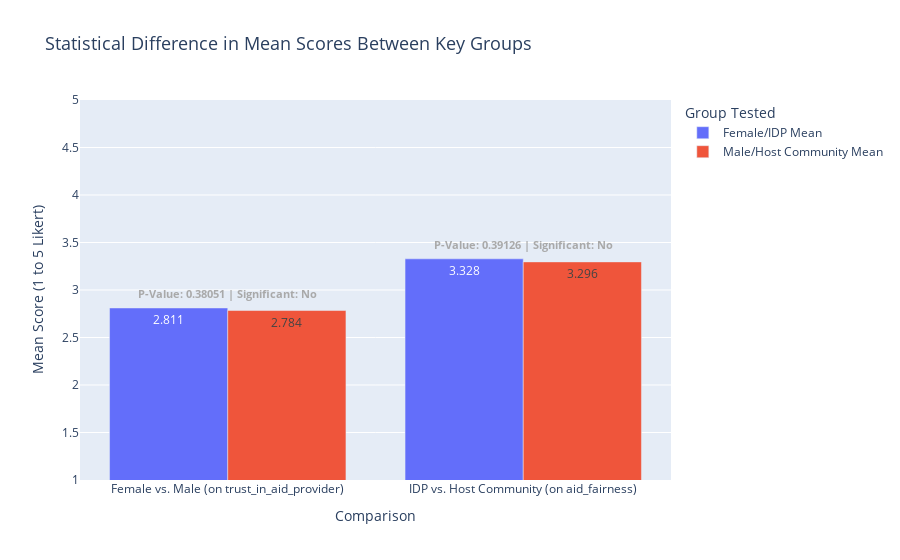

The notebook cell this image was saved under:
### Markdown cell above
#### Visualization 3: Statistical Comparison Chart (T-Test Results)

### Code cell
def plot_ttest_comparison(ttest_df):
    # 1. Prepare data for plotting
    ttest_df['Annotation'] = ttest_df.apply(
        lambda row: f"P-Value: {row['P_Value']} | Significant: {row['Significance']}", axis=1
    )
    
    # Convert to long format for Plotly bar chart
    ttest_df_long = pd.melt(
        ttest_df, id_vars=['Comparison', 'Annotation', 'Significance'], 
        value_vars=['Mean_G1', 'Mean_G2'], var_name='Group_Code', value_name='Mean_Score'
    )
    
    # Clean up group names
    ttest_df_long['Group_Name'] = ttest_df_long.apply(
        lambda row: 'Female/IDP Mean' if row['Group_Code'] == 'Mean_G1' else 
                    'Male/Host Community Mean', axis=1
    )

    # 2. Create the bar chart
    fig = px.bar(
        ttest_df_long, x='Comparison', y='Mean_Score', color='Group_Name', barmode='group',
        text_auto='.3f', title='Statistical Difference in Mean Scores Between Key Groups'
    )

    # 3. Add significance annotations
    for i, row in ttest_df.iterrows():
        max_score = max(row['Mean_G1'], row['Mean_G2'])
        
        fig.add_annotation(
            x=row['Comparison'], 
            y=max_score + 0.15, 
            text=row['Annotation'],
            showarrow=False,
            font=dict(
                size=11,
                color='darkred' if row['Significance'] == 'Yes' else 'darkgray', # Highlight significant results
                weight='bold'
            )
        )

    fig.update_layout(
        yaxis_range=[1, 5], 
        yaxis_title='Mean Score (1 to 5 Likert)',
        legend_title='Group Tested',
        title_font_size=18
    )
    
    print("Generated Visualization 3: Statistical Comparison Chart.")
    return fig

fig_ttest = plot_ttest_comparison(significance_results)
fig_ttest.show()

### Figure 1 — Plotly figure (JSON) as saved in the notebook; plotly's stock layout.template omitted (floating-point values rounded to 4 significant figures)
{"data": [{"alignmentgroup": "True", "hovertemplate": "Group_Name=Female/IDP Mean<br>Comparison=%{x}<br>Mean_Score=%{y}<extra></extra>", "legendgroup": "Female/IDP Mean", "marker": {"color": "#636efa", "pattern": {"shape": ""}}, "name": "Female/IDP Mean", "offsetgroup": "Female/IDP Mean", "orientation": "v", "showlegend": true, "textposition": "auto", "texttemplate": "%{y:.3f}", "type": "bar", "x": ["Female vs. Male (on trust_in_aid_provider)", "IDP vs. Host Community (on aid_fairness)"], "xaxis": "x", "y": [2.811, 3.328], "yaxis": "y"}, {"alignmentgroup": "True", "hovertemplate": "Group_Name=Male/Host Community Mean<br>Comparison=%{x}<br>Mean_Score=%{y}<extra></extra>", "legendgroup": "Male/Host Community Mean", "marker": {"color": "#EF553B", "pattern": {"shape": ""}}, "name": "Male/Host Community Mean", "offsetgroup": "Male/Host Community Mean", "orientation": "v", "showlegend": true, "textposition": "auto", "texttemplate": "%{y:.3f}", "type": "bar", "x": ["Female vs. Male (on trust_in_aid_provider)", "IDP vs. Host Community (on aid_fairness)"], "xaxis": "x", "y": [2.784, 3.296], "yaxis": "y"}], "layout": {"annotations": [{"font": {"color": "darkgray", "size": 11, "weight": "bold"}, "showarrow": false, "text": "P-Value: 0.38051 | Significant: No", "x": "Female vs. Male (on trust_in_aid_provider)", "y": 2.961}, {"font": {"color": "darkgray", "size": 11, "weight": "bold"}, "showarrow": false, "text": "P-Value: 0.39126 | Significant: No", "x": "IDP vs. Host Community (on aid_fairness)", "y": 3.478}], "autosize": true, "barmode": "group", "legend": {"title": {"text": "Group Tested"}, "tracegroupgap": 0}, "title": {"font": {"size": 18}, "text": "Statistical Difference in Mean Scores Between Key Groups"}, "xaxis": {"anchor": "y", "autorange": true, "domain": [0, 1], "range": [-0.5, 1.5], "title": {"text": "Comparison"}, "type": "category"}, "yaxis": {"anchor": "x", "domain": [0, 1], "range": [1, 5], "title": {"text": "Mean Score (1 to 5 Likert)"}, "type": "linear"}}}
